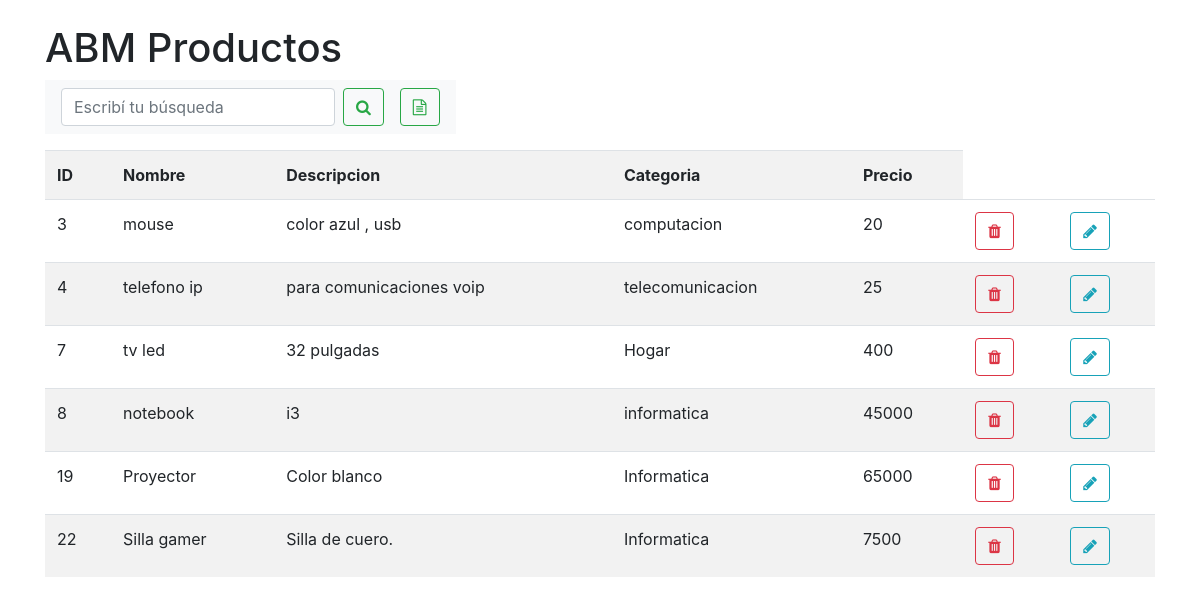
Page /PDO/verProductos.php on the committed database.
### tables this page shows
CREATE TABLE IF NOT EXISTS `productos` (
  `id_producto` int(11) NOT NULL AUTO_INCREMENT,
  `nombre` varchar(45) NOT NULL,
  `descripcion` varchar(45) NOT NULL,
  `categoria` varchar(45) NOT NULL,
  `precio` float NOT NULL,
  PRIMARY KEY (`id_producto`)
);

### PDO/Modelo/class.consultas.php (called while the page is built, shortened)
<?php
class Consultas{
public function cargarProductos(){
    $rows= null;
    $modelo = new Conexion();
    $conexion = $modelo->get_conexion();
    $sql = "select * from productos";
     $statement=$conexion->prepare($sql);
        $statement->execute();
        while ($result = $statement->fetch()) {
            $rows[]=$result;
        }
        return $rows;
}
}

### PDO/Controlador/cargar.php (the view, shortened to what this page needs)
<?php
function cargar(){
    $consultas = new Consultas();
    $filas = $consultas->cargarProductos();
    echo "<table class='table table-striped'>
            <tr>
            <th>ID</th>
            <th>Nombre</th>
            <th>Descripcion</th>
            <th>Categoria</th>
            <th>Precio</th>
            </tr>";
    foreach ($filas as $fila) {
        echo "<tr>";
        echo "<td>".$fila['id_producto']."</td>";
        echo "<td>".$fila['nombre']."</td>";
        echo "<td>".$fila['descripcion']."</td>";
        echo "<td>".$fila['categoria']."</td>";
        echo "<td>".$fila['precio']."</td>";
        echo "<td><a href='Controlador/eliminar.php?id_producto=".$fila['id_producto']."' class='btn btn-outline-danger'><i class='fa fa-trash' alt='Eliminar'></i>
        </td>";
        echo "<td><a href='modificar.php?id_producto=".$fila['id_producto']."' class='btn btn-outline-info'><i class='fa fa-pencil' alt='Modificar'></i></td>";
        echo "</tr>";
    }
    echo "</table>";
}
?>

### PDO/verProductos.php (shortened to what this page needs)
<?php
require_once("Modelo/class.consultas.php");
require_once("Controlador/cargar.php");
?>
<!DOCTYPE html>
<html lang="en">
<head>
    <link rel="stylesheet" href="https://stackpath.bootstrapcdn.com/bootstrap/4.4.1/css/bootstrap.min.css">
    <link href="//maxcdn.bootstrapcdn.com/font-awesome/4.7.0/css/font-awesome.min.css" rel="stylesheet">
</head>
<body>
<div class="container mt-4">
<h1>ABM Productos</h1>
<div class="mb-3">
<form class="form-inline " action="" method="get">
<nav class="navbar navbar-light bg-light">
    <form class="form-inline">
  <input type="text" class="form-control  mr-sm-2" name="buscar" placeholder="Escribí tu búsqueda" >
  <button class="btn btn-outline-success my-2 my-sm-0" type="submit"><i class='fa fa-search'></i></button>
  <a class="navbar-brand"><a href="insertar.html" class="btn btn-outline-success"><i class="fa fa-file-text-o"></i></a>
</nav>
</form>
</div>
 <?php
 if(isset($_GET['buscar'])){
   buscar($_GET['buscar']);
 }else{
  cargar();
 }
  ?>
</div>
</body>
</html>

### rows in the picture
productos: id_producto "3", nombre "mouse", descripcion "color azul , usb", categoria "computacion", precio "20"
productos: id_producto "4", nombre "telefono ip", descripcion "para comunicaciones voip", categoria "telecomunicacion", precio "25"
productos: id_producto "7", nombre "tv led", descripcion "32 pulgadas", categoria "Hogar", precio "400"
productos: id_producto "8", nombre "notebook", descripcion "i3", categoria "informatica", precio "45000"
productos: id_producto "19", nombre "Proyector", descripcion "Color blanco", categoria "Informatica", precio "65000"
productos: id_producto "22", nombre "Silla gamer", descripcion "Silla de cuero.", categoria "Informatica", precio "7500"
